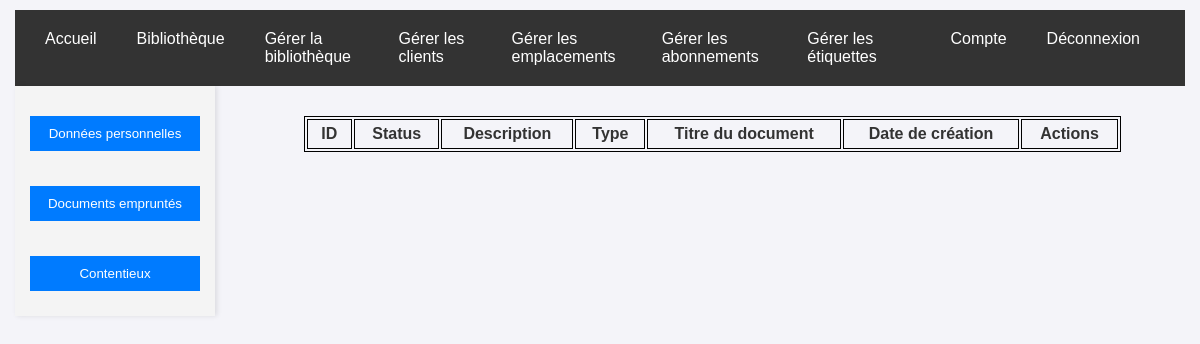
/account.php?section=active-disputes&id_user=1 (signed in), run on an earlier commit of the app's database.
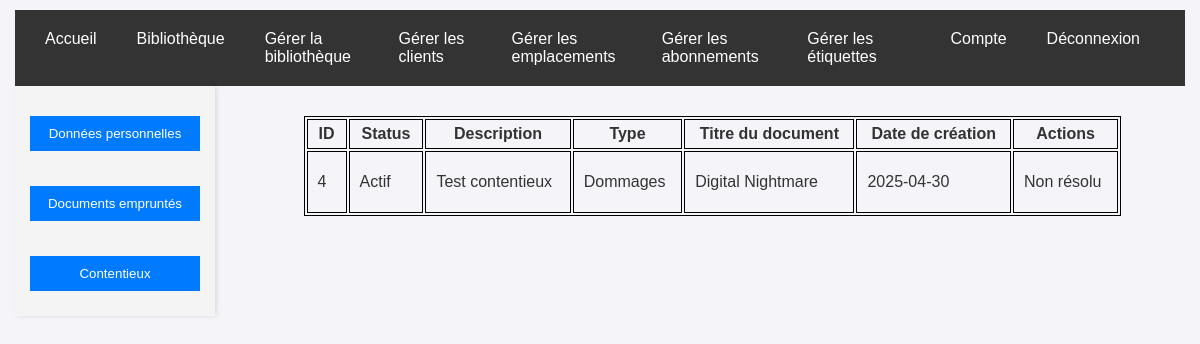
And on a later commit of the database.
### tables this page shows
CREATE TABLE Dispute(
   id_dispute INTEGER,
   start_date_dispute NUMERIC,
   end_date_dispute NUMERIC,
   status_dispute TEXT,
   description_dispute TEXT,
   id_document INTEGER NOT NULL,
   id_dispute_type INTEGER NOT NULL,
   id_user INTEGER NOT NULL,
   PRIMARY KEY(id_dispute),
   FOREIGN KEY(id_document) REFERENCES Document(id_document),
   FOREIGN KEY(id_dispute_type) REFERENCES Dispute_type(id_dispute_type),
   FOREIGN KEY(id_user) REFERENCES Users(id_user)
);

CREATE TABLE Dispute_type(
   id_dispute_type INTEGER,
   name_dispute_type TEXT NOT NULL,
   PRIMARY KEY(id_dispute_type),
   UNIQUE(name_dispute_type)
);

CREATE TABLE Document(
   id_document INTEGER,
   title_document TEXT NOT NULL,
   publishing_date_document NUMERIC NOT NULL,
   description_document TEXT,
   acquisition_date_document NUMERIC NOT NULL,
   id_location INTEGER NOT NULL,
   PRIMARY KEY(id_document),
   FOREIGN KEY(id_location) REFERENCES Location(id_location)
);

### account.php (the view, shortened to what this page needs)
<?php
require_once 'database/db_connection.php';
$user_id = $_SESSION['user_id'];
$stmt = $pdo->prepare("SELECT lastname_user, name_user, email_user, phone_user, address_user, postcode_user, city_user FROM users WHERE id_user = :id_user");
$stmt->execute(["id_user" => $user_id]);
$result = $stmt->fetch();
if ($result) {
    $user = $result;
} else {
    echo "Error: User not found.";
    exit();
}
$section = $_GET['section'] ?? 'personal-info';
$stmt = $pdo->prepare("SELECT * FROM dispute JOIN dispute_type ON dispute.id_dispute_type = dispute_type.id_dispute_type JOIN document ON dispute.id_document = document.id_document WHERE id_user = :id_user");
$stmt->execute(['id_user' => $user_id]);
$activeDisputes = $stmt->fetchAll(PDO::FETCH_ASSOC);
?>
<!DOCTYPE html>
<html lang="en">
<head>
    <link rel="stylesheet" href="styles/style.css">
</head>
<body>
    <?php include 'navbar.php'; ?>
    <div class="sidebar">
        <a href="?section=personal-info&id_user=<?= $user_id ?>"><button type="button">Données personnelles</button></a>
        <a href="?section=active-documents&id_user=<?= $user_id ?>"><button type="button">Documents empruntés</button></a>
        <a href="?section=active-disputes&id_user=<?= $user_id ?>"><button type="button">Contentieux</button></a>
    </div>
    <div class="content">
        <?php if ($section == 'personal-info'): ?>
        <div id="personal-info" class="section active">
            <?php if (!empty($message)): ?>
                <p class="message"><?= $message ?></p>
            <?php endif; ?>
            <form method="POST" action="">
                <label for="lastname">Nom :</label>
                <input type="text" id="lastname" name="lastname" value="<?= htmlspecialchars($user['lastname_user']) ?>" required>
                <label for="name">Prénom :</label>
                <input type="text" id="name" name="name" value="<?= htmlspecialchars($user['name_user']) ?>" required>
                <label for="email">E-mail :</label>
                <input type="email" id="email" name="email" value="<?= htmlspecialchars($user['email_user']) ?>" required>
                <label for="phone">Téléphone :</label>
                <input type="text" id="phone" name="phone" value="<?= htmlspecialchars($user['phone_user']) ?>">
                <label for="address">Adresse :</label>
                <textarea id="address" name="address"><?= htmlspecialchars($user['address_user']) ?></textarea>
                <label for="postcode">Code postal :</label>
                <input type="text" id="postcode" name="postcode" value="<?= htmlspecialchars($user['postcode_user']) ?>">
                <label for="city">Ville :</label>
                <input type="text" id="city" name="city" value="<?= htmlspecialchars($user['city_user']) ?>">
                <label for="password">Mot de passe :</label>
                <input type="password" id="password" name="password" placeholder="Laissez vide si vous ne souhaitez pas le changer" class="input">
                <button type="submit" class="button">Mettre à jour</button>
            </form>
        </div>
        <?php elseif ($section == 'active-disputes'): ?>
        <div id="active-disputes" class="section">
        <table class="dispute-table">
                    <thead>
                        <tr>
                            <th>ID</th>
                            <th>Status</th>
                            <th>Description</th>
                            <th>Type</th>
                            <th>Titre du document</th>
                            <th>Date de création</th>
                            <th>Actions</th>
                        </tr>
                    </thead>
                    <tbody>
                        <?php foreach ($activeDisputes as $dispute): ?>
                            <tr>
                                <td><?= htmlspecialchars($dispute['id_dispute']) ?></td>
                                <td><?= htmlspecialchars($dispute['status_dispute']) ?></td>
                                <td><?= htmlspecialchars($dispute['description_dispute']) ?></td>
                                <td><?= htmlspecialchars($dispute['name_dispute_type']) ?></td>
                                <td><?= htmlspecialchars($dispute['title_document']) ?></td>
                                <td><?= htmlspecialchars($dispute['start_date_dispute']) ?></td>
                                <td>
                                    <?php if ($dispute['end_date_dispute'] == null): ?>
                                        <p>Non résolu</p>
                                    <?php else: ?>
                                        <p>Résolu le : <?= htmlspecialchars($dispute['end_date_dispute']) ?></p>
                                    <?php endif; ?>
                                </td>
                            </tr>
                        <?php endforeach; ?>
                    </tbody>
                </table>
        </div>
        <?php endif; ?>
    </div>
</body>
</html>

What changed in the data, as far as the page shows it:
added dispute: id_dispute "4", status_dispute "Actif", description_dispute "Test contentieux", id_dispute_type.name_dispute_type "Dommages", id_document.title_document "Digital Nightmare", start_date_dispute "2025-04-30", shows "Non résolu"
